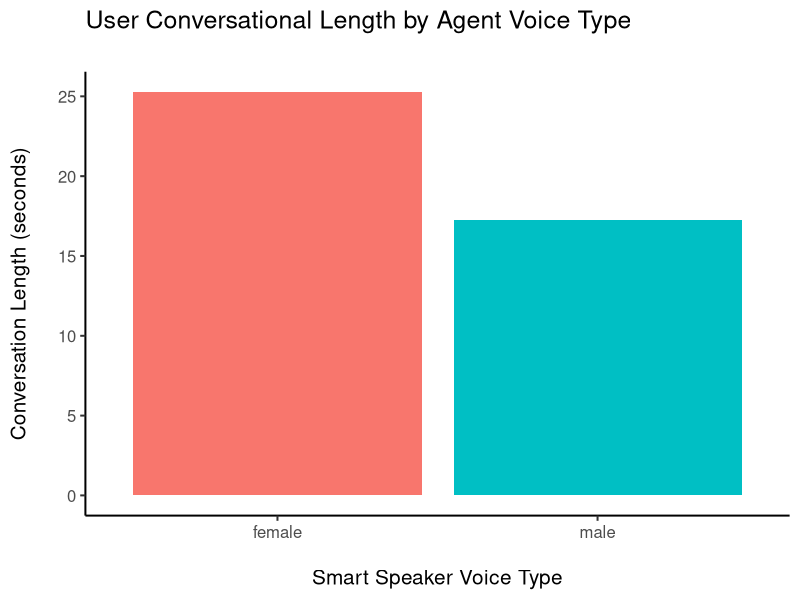

Recreate this plot in R.
## ---- chunk 1

# knitr setup

knitr::opts_chunk$set(echo = T, 
                       eval = F,    
                       message = FALSE, 
                       warning = FALSE, 
                       tidy.opts = list(width.cutoff = 60),
                       tidy = TRUE)

# default for instructor is echo = T; eval = T
# you only want to see the results for certain chunks (e.g., plots)
# add theme here to stop knitting issues

# create your own theme

library(tidyverse)


## ---- chunk 2

# this is what a code chunk looks like

## ---- chunk 3

dir.create("data_raw")
dir.create("data_tidy")
dir.create("fig_output")

## ---- chunk 4

# Load packages

library(tidyverse) # load the tidyverse

## ---- chunk 5

# some simple operations

3+5

12/7

x <- 5 # we use the assign operator "<-" to assign values to an object

7 -> x

x

# some simple mathematics

x <- 23

y <- 67

area_rect <- x*y

# BMI

height <- 1.8

weight <- 80

bmi <- 
  (weight/(height*height))


## ---- chunk 6

# square root

sqrt(4)

a <- 4

sqrt(a)

# rounding numeric values

round(3.14159)

args(round)

help(round)

?round

round(3.14159, digits = 2)

round(3.14159, 2)

round(digits = 2, x = 3.14159)

round(55.15, -2)

round(55.15, -3)

## ---- chunk 7

# create vector for test score

test_scores <- 
  c(3,5,2,8,7)

test_scores

# create vector for students

students <-
  c("Ronald", "Sophie", "Max", "Teresa", "Mandy")


# check length of test_score

length(test_scores)

length(students)

# check data type

class(test_scores)

class(students)

str(test_scores)

str(students)

# appending

students <-
  c(students, "Dennis") # add Dennis to the students vector

students



## ---- chunk 8

test_answers <-
  c("a", 5, 8, TRUE, 3i)

typeof(test_answers)

class(test_answers)

str(test_answers)

test_answers2 <-
  c(FALSE, 4, 7, TRUE)

str(test_answers2)

## ---- chunk 9

# subsetting from our vectors

test_answers

test_answers[2] # return 2nd element

test_answers[c(3,2)] # return elements in the order you specify

students[c(5,4,2)]

# what about elements that don't exist?

students[c(9,23,4,1)]

## ---- chunk 10

# let's use the append the test_scores vector

test_scores <-
  c(test_scores, 10, 2, 1, 3, 6)

## ---- chunk 11

ls() # clear the consolse

test_scores

test_scores > 3 # boolean assessment

test_scores[test_scores > 3] # subsets the vector

# using boolean operators

test_scores[test_scores <= 2 | test_scores == 6] # `|` is the OR operator

test_scores[test_scores <= 3 & test_scores > 7] # `&` is the AND operator

# boolean operators on character vector

students 

students[students == "Max" | students == "Mandy"]

# using the %in% operator

students %in% c("Teresa", "Ronald")

students[students %in% c("Teresa", "Ronald")]

## ---- chunk 12

data <-                      # assign ( <- ) the label "data" to next set of commands
  read_csv("exp_data.csv") # read in csv file called "exp_data.csv"

## ---- chunk 13

# filtering by single element

data %>%
  filter(id == 1:5) # participants 1 to 5

data %>%
  filter(voice_type != "female") # "!=" denotes exclude

# filtering by multiple elements

data %>%
  filter(id == 1:5, 
         voice_type == "female")      

## ---- chunk 14

# say we knew that participants 1:6 were female and the rest were male

# we can use an ifelse statement to create a new vector `gender` based on this criteria

data %>%
  mutate(gender = ifelse(id %in% 1:6, 
                         "female", 
                         "male"))

## ---- chunk 15

data %>%
  select(id, like) # you can use a colon to select multiple vectors 

# using do not select

data %>%
  select(-id) # everything except `id`

# you can also reorder existing cols with select

data %>%
  select(like, conv_len, id)

# or with vector numbers instead of names

data %>%
  select(4, 2, 3, 1)

## ---- chunk 16

data %>%
  summarise(med_like = median(like)) # here we generate the median of `like` and call the summary "med_like"


data %>%
  summarise(med_rating = median(like),    
            avg_conv = mean(conv_len),       # new vector `avg_conv` is the mean of conv_len
            sd_conv = sd(conv_len))          # new vector `sd_conv` is S.D. of conv_len

# grouping data

  data %>%                               # create new object `bp` from data
  group_by(voice_type) %>%               # group by `voice_type`                    
  summarise(avg_conv = mean(conv_len),   # new vector avg_conv is the mean of conv_len 
            sd_conv = sd(conv_len))      # new vector sd_conv is the S.D. of conv_len


## ---- chunk 17

data %>%
ggplot(., mapping = aes(x = voice_type, 
                        y = conv_len,
                        fill = voice_type)) +  # notice mapping comes first here
  geom_bar(stat = "summary", 
           fun.y = "mean") +                   # apply black outline to bars
  labs(title = "User Conversational Length by Agent Voice Type\n",
       x = "\nSmart Speaker Voice Type",       
       y = "Conversation Length (seconds)\n") +
  theme_classic(base_size = 15) +                # use ggplot's calssic theme size 20 text
  theme(legend.position = "none")                # remove the legend - it's not useful here



